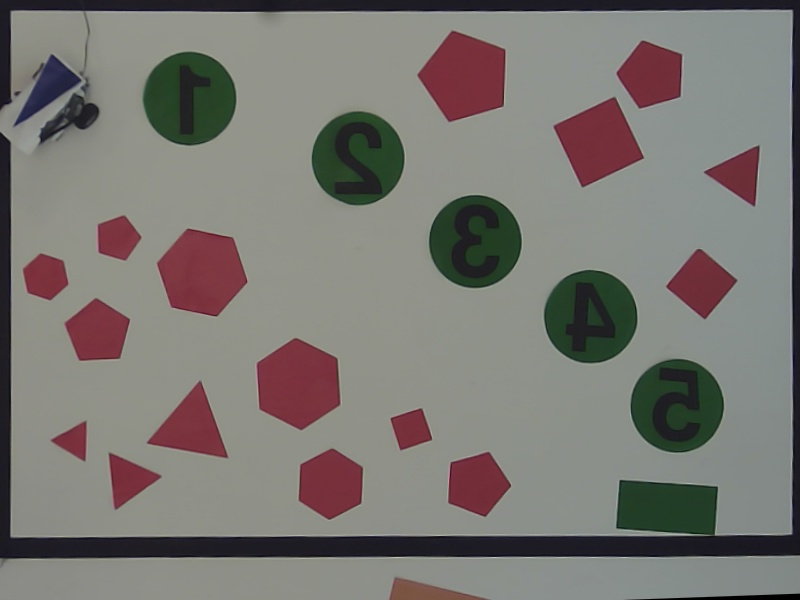
//> input picture src/imgs/000.jpg, 800 x 600 px
$ ./match_template imgs/000.jpg   (built with g++ and OpenCV 4)
//> lines starting //> are read from the running program, lines starting //| are printed output that depends on the picture; after the words box and inside, x2 and y2 are one past the last pixel; in counts of white or black regions, pixels touching at a corner belong together
// match_template.cpp:
// Match templates to recognize digits inside the green circles of the image

#include <opencv2/core.hpp>
#include <opencv2/videoio.hpp>
#include <opencv2/highgui.hpp>
#include <opencv2/opencv.hpp>
#include <iostream>

#include <opencv2/opencv.hpp>

const double MIN_AREA_SIZE = 100;

std::string template_folder = "../imgs/template/";

void processImage(const std::string& filename)
{
//> called with filename = "imgs/000.jpg"
  // Load image from file
  cv::Mat img = cv::imread(filename.c_str());
//> img is the input picture: 600 rows x 800 cols, CV_8UC3; mean B, G, R 114.4, 119.1, 122.2
  if(img.empty()) {
    throw std::runtime_error("Failed to open the file " + filename);
  }

  // Display original image
  cv::imshow("Original img", img); // Displays the original image in a window named "Original img".
  //waitKey displays the image and pause the execution of the program for specified milliseconds.
  // Otherwise, it won’t display the image. For example, waitKey(0) will display the window infinitely
  // until any keypress (it is suitable for image display). waitKey(25) will display a frame for 25 ms,
  // after which display will be automatically closed. (If you put it in a loop to read videos, it will
  // display the video frame-by-frame)
  cv::waitKey(20);

  // Convert color space from BGR to HSV
  // NOTE: OpenCv color convention for historical reason is BGR and not RGB. Just a convention!
  // cvtColor can convert between several colorspace check at https://docs.opencv.org/master/d8/d01/group__imgproc__color__conversions.html#gga4e0972be5de079fed4e3a10e24ef5ef0a353a4b8db9040165db4dacb5bcefb6ea
  cv::Mat hsv_img;
  cv::cvtColor(img, hsv_img, cv::COLOR_BGR2HSV);
//> hsv_img: 600 rows x 800 cols, CV_8UC3; mean H, S, V 67.6, 36.8, 126.7

  // Find green regions
  cv::Mat green_mask;
  // store a binary image in green_mask where the white pixel are those contained in HSV rage (45,40,40) --> (75,255,255)
  cv::inRange(hsv_img, cv::Scalar(45, 40, 40), cv::Scalar(75, 255, 255), green_mask);
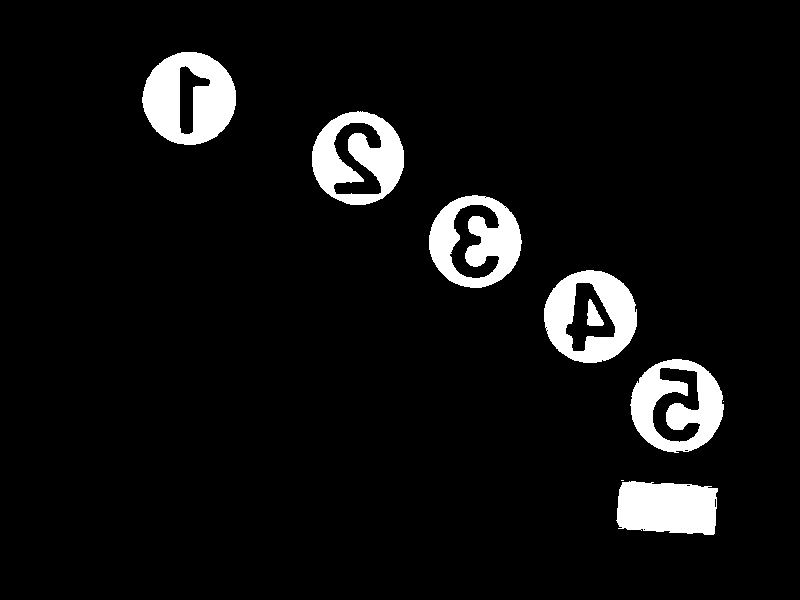
//> green_mask: 600 rows x 800 cols, CV_8UC1; 6.4% white; 9 white regions (2 under 20 px), largest, box (x1, y1, x2, y2) and area: (142, 52, 236, 145) 5815, (312, 111, 404, 205) 5068, (630, 359, 724, 453) 4993

  // Apply some filtering
  // Create the kernel of the filter i.e. a rectanble with dimension 3x3
  cv::Mat kernel = cv::getStructuringElement(cv::MORPH_RECT, cv::Size((1*2) + 1, (1*2)+1));
  // Dilate using the generated kernel
  cv::dilate(green_mask, green_mask, kernel);
  // Erode using the generated kernel
  cv::erode(green_mask,  green_mask, kernel);
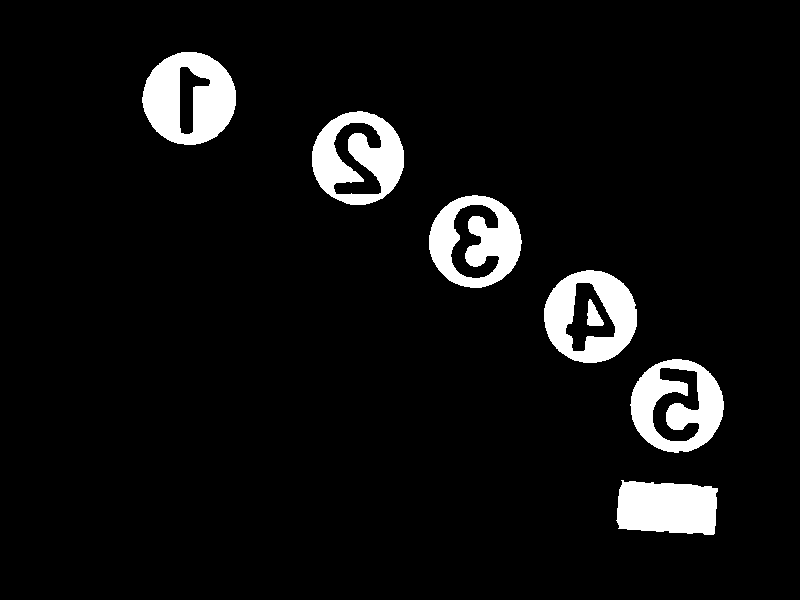
//> green_mask: 600 rows x 800 cols, CV_8UC1; 6.4% white; 7 white regions

  // Display the binary image
  cv::imshow("GREEN_filter", green_mask);
  cv::waitKey(500);    //  wait 500 ms

  // Find contours
  std::vector<std::vector<cv::Point>> contours, contours_approx;

  // Create an image which we can modify not changing the original image!
  cv::Mat contours_img;
  contours_img = img.clone();

  // Finds contours in a binary image.
  cv::findContours(green_mask, contours, cv::RETR_EXTERNAL, cv::CHAIN_APPROX_SIMPLE);
//> contours = 6 contours; box (x1, y1, x2, y2) and area: (630, 359, 724, 453) 6700, (142, 52, 236, 145) 6670, (544, 270, 637, 363) 6666, (312, 111, 404, 205) 6650, (429, 195, 522, 288) 6598, (616, 480, 718, 535) 4594

  // create an array of rectangle (i.e. bounding box containing the green area contour)
  std::vector<cv::Rect> boundRect(contours.size());
  for (int i=0; i<contours.size(); ++i)
  {
    double area = cv::contourArea(contours[i]);
    if (area < MIN_AREA_SIZE) continue; // filter too small contours to remove false positives

    std::vector<cv::Point> approx_curve;
    approxPolyDP(contours[i], approx_curve, 10, true);
    if(approx_curve.size() < 6) continue; //fitler out the gate
    contours_approx = {approx_curve};

    // Draw the contours on image with a line color of BGR=(0,170,220) and a width of 3
    drawContours(contours_img, contours_approx, -1, cv::Scalar(0,170,220), 3, cv::LINE_AA);

    // find the bounding box of the green blob approx curve
    boundRect[i] = boundingRect(cv::Mat(approx_curve));
  }
//> this loop made 6 passes
//> area on passes 1 to 6: 4594.5, 6699.5, 6666.5, 6598.5, 6650.5, 6669.5
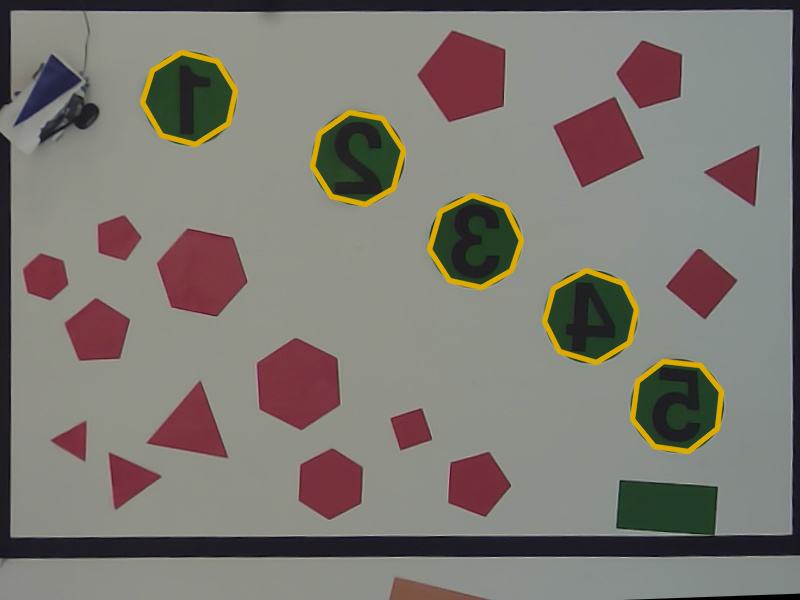
//> contours_img: 600 rows x 800 cols, CV_8UC3; 1.99% of pixels changed, all inside (x1, y1, x2, y2) = (139, 49, 725, 455)


  // Display the image
  cv::imshow("Original", contours_img);
  cv::waitKey(20);

  cv::Mat green_mask_inv;

  // Init a matrix specify its dimension (img.rows, img.cols), default color(255,255,255)
  // and elemet type (CV_8UC3).
  cv::Mat filtered(img.rows, img.cols, CV_8UC3, cv::Scalar(255,255,255));

  // generate binary mask with inverted pixels w.r.t. green mask -> black numbers are part of this mask
  cv::bitwise_not(green_mask, green_mask_inv);
//> green_mask_inv: 600 rows x 800 cols, CV_8UC1; 93.6% white; 7 black regions, largest, box (x1, y1, x2, y2) and area: (142, 52, 236, 145) 5816, (312, 111, 404, 205) 5073, (630, 359, 724, 453) 5013

  // Show the inverted mask. The green area should be black here!
  cv::imshow("Numbers", green_mask_inv);
  cv::waitKey(20);

  // Load digits template images
  std::vector<cv::Mat> templROIs;
  for (int i=1; i<=5; ++i) {
    auto num_template = cv::imread(template_folder + std::to_string(i) + ".png");
//> 1.png cannot be read in this run, so this picture is empty
    // mirror the template, we want them to have the same shape of the number that we
    // have in the unwarped ground image
    cv::flip(num_template, num_template, 1);

    // Show the loaded template!
//> (the run ends here: the program stops with an error, at `cv::imshow("Loaded template " + std::to_string(i) ,num_template);`)
